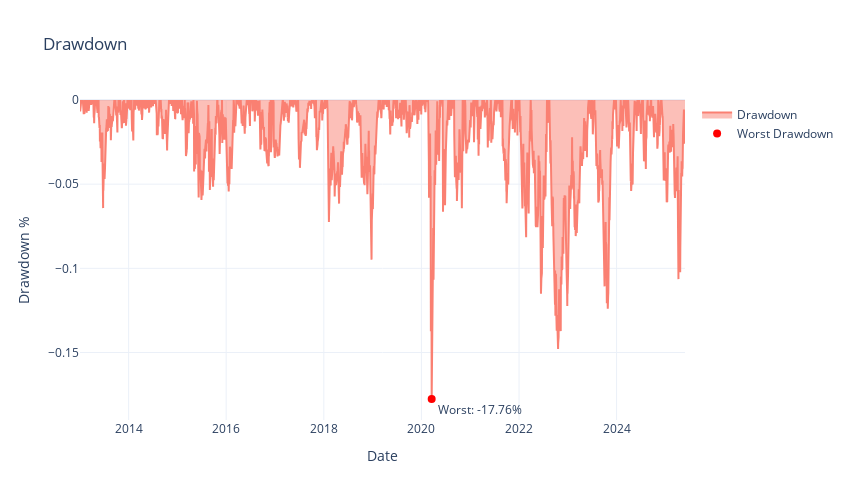

Source (notebook cell):
### Markdown cell above
### <a id="7-1-alpha-model-performance-plots"></a> 7.1. Alpha Model Portfolio Performance Plots

### Code cell
model_alpha_val = (1 + model_alpha)
plot_drawdowns_interactive(model_alpha_val)

### Figure 1 — Plotly figure (JSON) as saved in the notebook; plotly's stock layout.template omitted (floating-point values rounded to 4 significant figures; data arrays with more than 128 entries replaced by an {"elided": "..."} marker saying what was removed)
{"data": [{"fill": "tozeroy", "line": {"color": "salmon"}, "mode": "lines", "name": "Drawdown", "type": "scatter", "x": {"elided": "3119 str values"}, "y": {"elided": "3119 float values"}}, {"marker": {"color": "red", "size": 8}, "mode": "markers+text", "name": "Worst Drawdown", "text": ["Worst: -17.76%"], "textposition": "bottom right", "type": "scatter", "x": ["2020-03-18T00:00:00"], "y": [-0.1776]}], "layout": {"height": 500, "hovermode": "x unified", "title": {"text": "Drawdown"}, "width": 850, "xaxis": {"title": {"text": "Date"}}, "yaxis": {"title": {"text": "Drawdown %"}}}}
